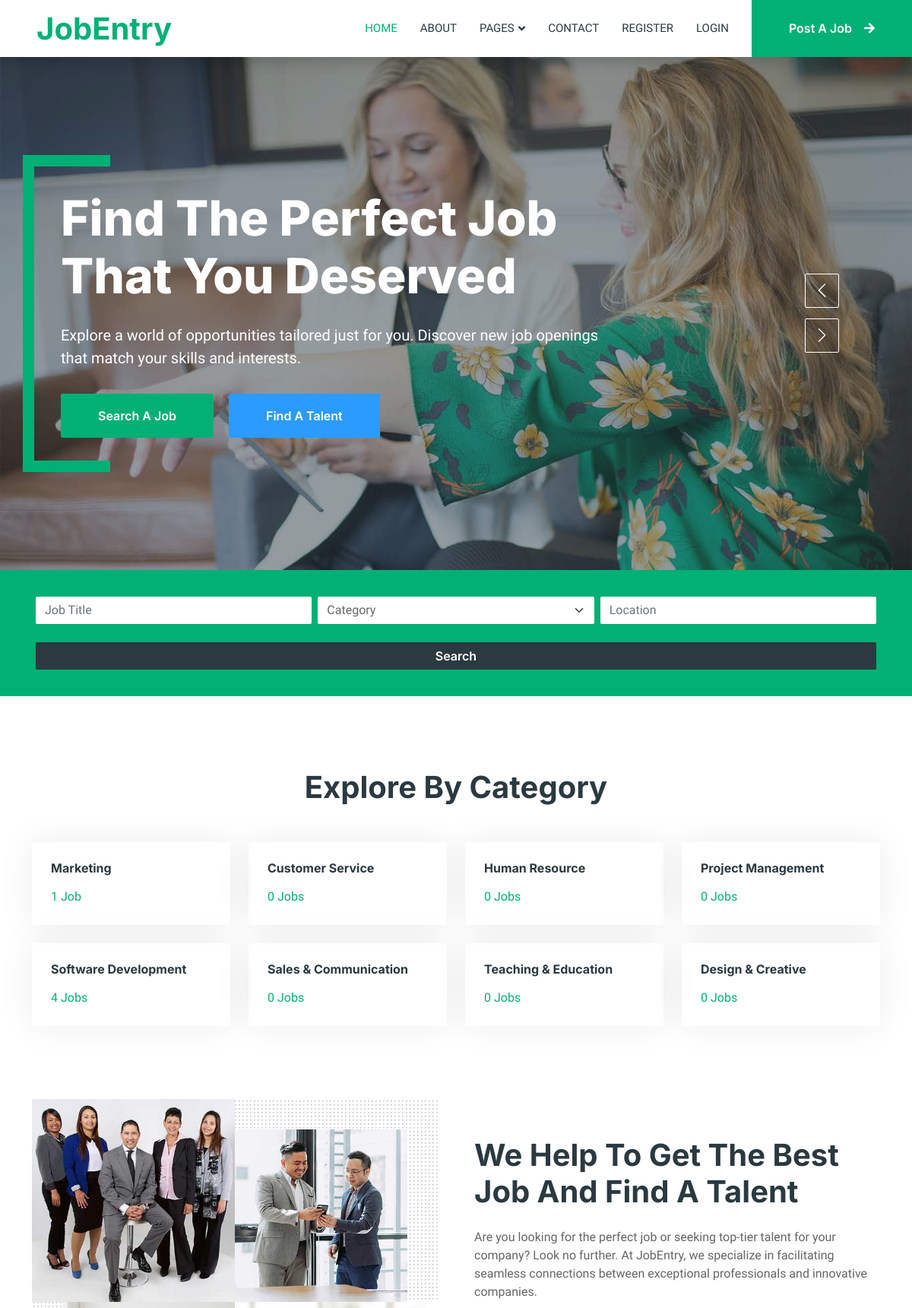
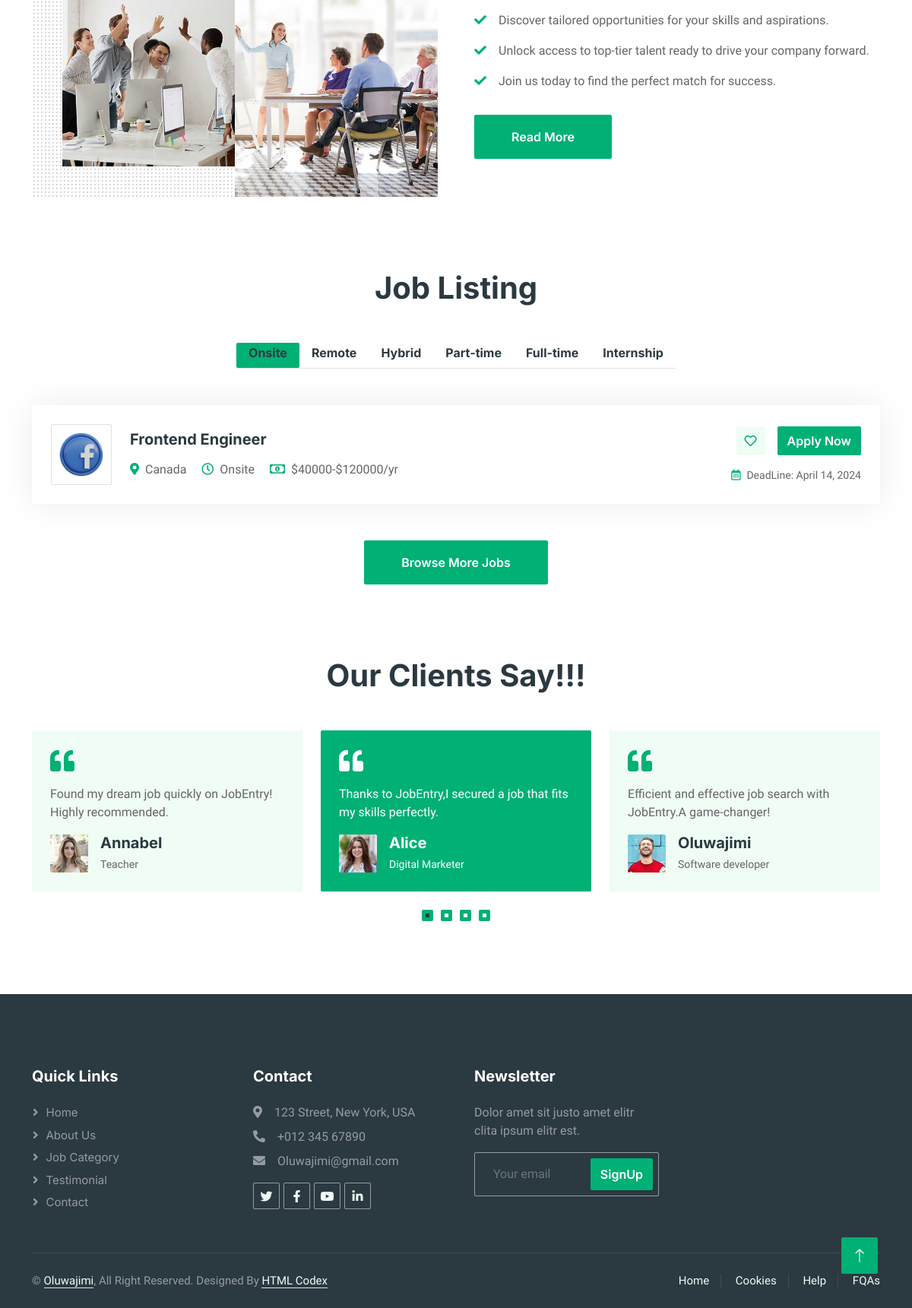
The page / on the database its author committed (2 pictures, top to bottom).
### jobs/models.py (models this page shows, shortened)
class Job(models.Model):
    JOB_TYPE_CHOICES = [
        ('Onsite', 'Onsite'),
        ('Remote', 'Remote'),
        ('Hybrid', 'Hybrid'),
        ('Part-time', 'Part-time'),
        ('Full-time', 'Full-time'),
        ('Internship', 'Internship'),
    ]
    CATEGORY_CHOICES = [
        ('Marketing', 'Marketing'),
        ('Customer Service', 'Customer Service'),
        ('Human Resource', 'Human Resource'),
        ('Project Management', 'Project Management'),
        ('Software Development', 'Software Development'),
        ('Sales & Communication', 'Sales & Communication'),
        ('Teaching & Education', 'Teaching & Education'),
        ('Design & Creative', 'Design & Creative'),
    ]
    company_logo = models.ImageField(upload_to='company_logos/')
    company_name = models.CharField(max_length=100,default='Unknown')
    job_title = models.CharField(max_length=100)
    job_description = models.TextField()
    job_type = models.CharField(max_length=50, choices=JOB_TYPE_CHOICES)
    salary_range = models.CharField(max_length=100)
    application_deadline = models.DateField()
    responsibility = models.TextField()
    qualifications = models.TextField()
    company_details = models.TextField()
    location = models.CharField(max_length=100, default='Unknown')  # New field for location
    posted_by = models.ForeignKey(settings.AUTH_USER_MODEL, on_delete=models.CASCADE)
    posted_date = models.DateTimeField(auto_now_add=True)  # Added field for date
    category = models.CharField(max_length=50, choices=CATEGORY_CHOICES)  # Added field for category
    saved_by = models.ManyToManyField(User, related_name='saved_jobs', blank=True)

### sitepages/views.py (the view)
# urls.py: 2. Add a URL to urlpatterns:  path('', Home.as_view(), name='home')
def Home(request):
    jobs = Job.objects.all()
    categories = dict(Job.CATEGORY_CHOICES)
    job_types = Job.JOB_TYPE_CHOICES
    grouped_jobs = {}
    for job_type in job_types:
        grouped_jobs[job_type[0]] = jobs.filter(job_type=job_type[0])
    context = {
        'jobs': jobs,
        'grouped_jobs': grouped_jobs,
        'categories': categories,
        'ptitle': "Job Board - homepage"  # Add page title to the context
    }
    return render(request, "sitepages/index.html", context)

### jobs/templatetags/job_count.py (called while the page is built)
@register.filter
def job_count(category):
    return Job.objects.filter(category=category).count()

### templates/sitepages/index.html (shortened to what this page needs)
{% extends 'sitepages/base1.html' %}
{%load static%}
{% block homepage_content %}
        <div class="container-fluid p-0">
            <div class="owl-carousel header-carousel position-relative">
                <div class="owl-carousel-item position-relative">
                    <img class="img-fluid" src="{% static 'img/carousel-1.jpg' %}" alt="">
                    <div class="position-absolute top-0 start-0 w-100 h-100 d-flex align-items-center" style="background: rgba(43, 57, 64, .5);">
                        <div class="container">
                            <div class="row justify-content-start">
                                <div class="col-10 col-lg-8">
                                    <h1 class="display-3 text-white animated slideInDown mb-4">Find The Perfect Job That You Deserved</h1>
                                    <p class="fs-5 fw-medium text-white mb-4 pb-2">Explore a world of opportunities tailored just for you. Discover new job openings that match your skills and interests.</p>
                                    <a href="{% url 'jobseeker_signup' %}" class="btn btn-primary py-md-3 px-md-5 me-3 animated slideInLeft">Search A Job</a>
                                    <a href="{% url 'employer_signup' %}" class="btn btn-secondary py-md-3 px-md-5 animated slideInRight">Find A Talent</a>
                                </div>
                            </div>
                        </div>
                    </div>
                </div>
            </div>
        </div>
       <div class="container-fluid bg-primary mb-5 wow fadeIn" data-wow-delay="0.1s" style="padding: 35px;">
        <div class="container">
            <form method="GET" action="{% url 'search_results' %}">
                <div class="row g-2">
                    <div class="col-md-4">
                        <input type="text" class="form-control border-0" placeholder="Job Title" name="keyword" />
                    </div>
                    <div class="col-md-4">
                        <select class="form-select border-0" name="category">
                            <option value="" selected>Category</option>
                        </select>
                    </div>
                    <div class="col-md-4">
                        <input type="text" class="form-control border-0" placeholder="Location" name="location" />
                    </div>
                </div>
                <div class="row g-2 mt-3">
                    <div class="col-md-12">
                        <button type="submit" class="btn btn-dark border-0 w-100">Search</button>
                    </div>
                </div>
            </form>
        </div>
    </div>
{% load job_count %}
<div class="container-xxl py-5">
    <div class="container">
        <h1 class="text-center mb-5 wow fadeInUp" data-wow-delay="0.1s">Explore By Category</h1>
        <div class="row g-4">
            {% for category, display_name in categories.items %}
            <div class="col-lg-3 col-sm-6 wow fadeInUp" data-wow-delay="0.{{ forloop.counter }}s">
                <div class="cat-item rounded p-4">
                    <a href="{% url 'job_category' category=category %}">
                        <h6 class="mb-3">{{ display_name }}</h6>
                        <p class="mb-0">{{ category|job_count }} Job{% if category|job_count != 1 %}s{% endif %}</p>
                    </a>
                </div>
            </div>
            {% endfor %}
        </div>
    </div>
</div>
        <div class="container-xxl py-5">
            <div class="container">
                <div class="row g-5 align-items-center">
                    <div class="col-lg-6 wow fadeIn" data-wow-delay="0.1s">
                        <div class="row g-0 about-bg rounded overflow-hidden">
                            <div class="col-6 text-start">
                                <img class="img-fluid w-100" src="{% static 'img/about-1.jpg' %}">
                            </div>
                            <div class="col-6 text-start">
                                <img class="img-fluid" src="{% static 'img/about-2.jpg' %}" style="width: 85%; margin-top: 15%;">
                            </div>
                            <div class="col-6 text-end">
                                <img class="img-fluid" src="{% static 'img/about-3.jpg' %}" style="width: 85%;">
                            </div>
                            <div class="col-6 text-end">
                                <img class="img-fluid w-100" src="{% static 'img/about-4.jpg' %}">
                            </div>
                        </div>
                    </div>
                    <div class="col-lg-6 wow fadeIn" data-wow-delay="0.5s">
                        <h1 class="mb-4">We Help To Get The Best Job And Find A Talent</h1>
                        <p class="mb-4">Are you looking for the perfect job or seeking top-tier talent for your company? Look no further. At JobEntry, we specialize in facilitating seamless connections between exceptional professionals and innovative companies.</p>
                        <p><i class="fa fa-check text-primary me-3"></i>Discover tailored opportunities for your skills and aspirations.</p>
                        <p><i class="fa fa-check text-primary me-3"></i>Unlock access to top-tier talent ready to drive your company forward.</p>
                        <p><i class="fa fa-check text-primary me-3"></i>Join us today to find the perfect match for success.</p>
                        <a class="btn btn-primary py-3 px-5 mt-3" href="{% url 'sitepages:about' %}">Read More</a>
                    </div>
                </div>
            </div>
        </div>
<div class="container-xxl py-5">
    <div class="container">
        <h1 class="text-center mb-5 wow fadeInUp" data-wow-delay="0.1s">Job Listing</h1>
        <div class="tab-class text-center wow fadeInUp" data-wow-delay="0.3s">
            <ul class="nav nav-pills d-inline-flex justify-content-center border-bottom mb-5">
                {% for job_type, jobs in grouped_jobs.items %}
                <li class="nav-item">
                    <a class="nav-link {% if forloop.first %}active{% endif %}" data-bs-toggle="pill" href="#{{ job_type }}">
                        <h6 class="mt-n1 mb-0">{{ job_type }}</h6>
                    </a>
                </li>
                {% endfor %}
            </ul>
            <div class="tab-content">
                {% for job_type, jobs in grouped_jobs.items %}
                <div id="{{ job_type }}" class="tab-pane fade {% if forloop.first %}show active{% endif %}">
                    {% for job in jobs %}
                    <div class="job-item p-4 mb-4">
                        <div class="row g-4">
                            <div class="col-sm-12 col-md-8 d-flex align-items-center">
                                <img class="flex-shrink-0 img-fluid border rounded" src="{{ job.company_logo.url }}" alt="{{ job.company_logo }}" style="width: 80px; height: 80px;">
                                <div class="text-start ps-4">
                                    <h5 class="mb-3">{{ job.job_title }}</h5>
                                    <span class="text-truncate me-3"><i class="fa fa-map-marker-alt text-primary me-2"></i>{{ job.location }}</span>
                                    <span class="text-truncate me-3"><i class="far fa-clock text-primary me-2"></i>{{ job.job_type }}</span>
                                    <span class="text-truncate me-0"><i class="far fa-money-bill-alt text-primary me-2"></i>{{ job.salary_range }}</span>
                                </div>
                            </div>
                            <div class="col-sm-12 col-md-4 d-flex flex-column align-items-start align-items-md-end justify-content-center">
                                <div class="d-flex mb-3">
                                    <a class="btn btn-light btn-square me-3" href="{% url 'jobseeker_signup' %}"><i class="far fa-heart text-primary"></i></a>
                                    <a class="btn btn-primary" href="{% url 'jobseeker_signup' %}">Apply Now</a>
                                </div>
                                <small class="text-truncate"><i class="far fa-calendar-alt text-primary me-2"></i>DeadLine: {{ job.application_deadline }}</small>
                            </div>
                        </div>
                    </div>
                    {% endfor %}
                </div>
                {% endfor %}
            </div>
        </div>
        <div class="text-center mt-5">
            <a class="btn btn-primary py-3 px-5" href="{% url 'sitepages:category' %}">Browse More Jobs</a>
        </div>
    </div>
</div>
        <div class="container-xxl py-5 wow fadeInUp" data-wow-delay="0.1s">
            <div class="container">
                <h1 class="text-center mb-5">Our Clients Say!!!</h1>
                <div class="owl-carousel testimonial-carousel">
                    <div class="testimonial-item bg-light rounded p-4">
                        <i class="fa fa-quote-left fa-2x text-primary mb-3"></i>
                        <p>Thanks to JobEntry,I secured a job that fits my skills perfectly.</p>
                        <div class="d-flex align-items-center">
                            <img class="img-fluid flex-shrink-0 rounded" src="{% static 'img/testimonial-1.jpg' %}" style="width: 50px; height: 50px;">
                            <div class="ps-3">
                                <h5 class="mb-1">Alice</h5>
                                <small>Digital Marketer</small>
                            </div>
                        </div>
                    </div>
                    <div class="testimonial-item bg-light rounded p-4">
                        <i class="fa fa-quote-left fa-2x text-primary mb-3"></i>
                        <p>Efficient and effective job search with JobEntry.A game-changer!</p>
                        <div class="d-flex align-items-center">
                            <img class="img-fluid flex-shrink-0 rounded" src="{% static 'img/testimonial-2.jpg' %}" style="width: 50px; height: 50px;">
                            <div class="ps-3">
                                <h5 class="mb-1">Oluwajimi</h5>
                                <small>Software developer</small>
                            </div>
                        </div>
                    </div>
                    <div class="testimonial-item bg-light rounded p-4">
                        <i class="fa fa-quote-left fa-2x text-primary mb-3"></i>
                        <p>Found my dream job quickly on JobEntry! Highly recommended.</p>
                        <div class="d-flex align-items-center">
                            <img class="img-fluid flex-shrink-0 rounded" src="{% static 'img/testimonial-4.jpg' %}" style="width: 50px; height: 50px;">
                            <div class="ps-3">
                                <h5 class="mb-1">Annabel</h5>
                                <small>Teacher</small>
                            </div>
                        </div>
                    </div>
                </div>
            </div>
        </div>
       {%endblock%}

### static/css/style.css (style rules this page uses)
:root { --primary: #00B074; --secondary: #2B9BFF; --light: #EFFDF5; --dark: #2B3940; }
.btn { font-family: 'Inter', sans-serif; font-weight: 600; transition: .5s; }
.btn.btn-primary, .btn.btn-secondary { color: #FFFFFF; }
.btn-square { width: 38px; height: 38px; }
.btn-square, .btn-sm-square, .btn-lg-square { padding: 0; display: flex; align-items: center; justify-content: center; font-weight: normal; border-radius: 2px; }
.header-carousel .container, .page-header .container { position: relative; padding: 45px 0 45px 35px; border-left: 15px solid var(--primary); }
.header-carousel .container::before, .header-carousel .container::after, .page-header .container::before, .page-header .container::after { position: absolute; content: ""; top: 0; left: 0; width: 100px; height: 15px; background: var(--primary); }
.header-carousel .container::after, .page-header .container::after { top: 100%; margin-top: -15px; }
.about-bg { background-image: -webkit-repeating-radial-gradient(center center, rgba(0, 0, 0, 0.2), rgba(0, 0, 0, 0.2) 1px, transparent 1px, transparent 100%); background-image: -moz-repeating-radial-gradient(center center, rgba(0, 0, 0, 0.2), rgba(0, 0, 0, 0.2) 1px, transparent 1px, transparent 100%); background-image: -ms-repeating-radial-gradient(center center, rgba(0, 0, 0, 0.2), rgba(0, 0, 0, 0.2) 1px, transparent 1px, transparent 100%); background-image: -o-repeating-radial-gradient(center center, rgba(0, 0, 0, 0.2), rgba(0, 0, 0, 0.2) 1px, transparent 1px, transparent 100%); background-image: repeating-radial-gradient(center center, rgba(0, 0, 0, 0.2), rgba(0, 0, 0, 0.2) 1px, transparent 1px, transparent 100%); background-size: 5px 5px; }
.cat-item { display: block; box-shadow: 0 0 45px rgba(0, 0, 0, .08); border: 1px solid transparent; transition: .5s; }
.nav-pills .nav-item .active { border-bottom: 2px solid var(--primary); }
.job-item { border: 1px solid transparent; border-radius: 2px; box-shadow: 0 0 45px rgba(0, 0, 0, .08); transition: .5s; }
.testimonial-carousel .owl-item .testimonial-item, .testimonial-carousel .owl-item.center .testimonial-item * { transition: .5s; }
.testimonial-carousel .owl-item.center .testimonial-item { background: var(--primary) !important; }
.testimonial-carousel .owl-item.center .testimonial-item * { color: #FFFFFF !important; }

### rows shown on the page
Job: category "Software Development", id "4", shows "s"
Job: company_logo (picture), job_title "Frontend Engineer", location "Canada", job_type "Onsite", salary_range "$40000-$120000/yr", application_deadline "April 14, 2024"

### other values the page prints
{{ display_name }} "Marketing" "Customer Service" "Human Resource" "Project Management" "Sales & Communication" "Teaching & Education" "Design & Creative"
{{ category|job_count }} "1" "0" "0" "0" "0" "0" "0"
{{ job_type }} "Onsite" "Remote" "Hybrid" "Part-time" "Full-time" "Internship"
